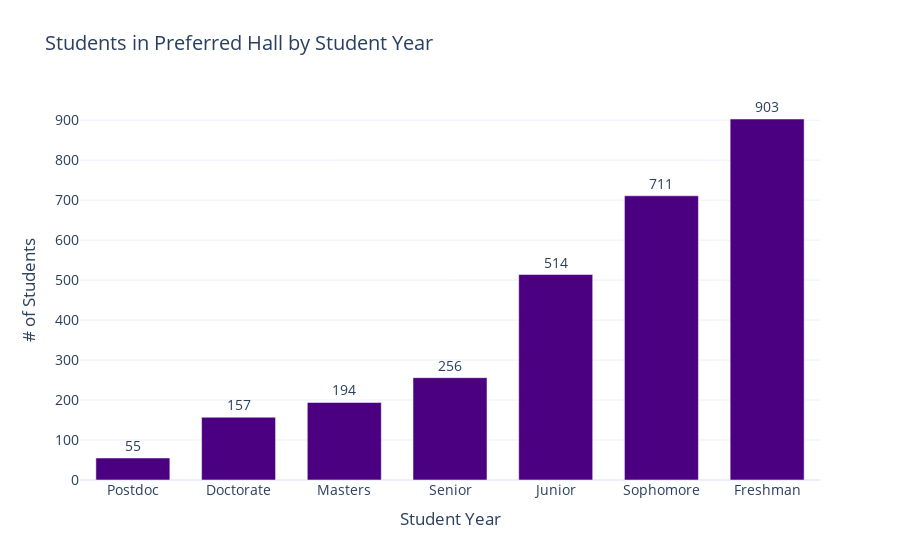

Notebook cell for this chart:
### Code cell
#data and graphs
import plotly.graph_objects as go

levels = [
    "Postdoc", "Doctorate", "Masters", "Senior", "Junior", "Sophomore", "Freshman"
]
values = [
    total_in_preferred_hall_post_doc,
    total_in_preferred_hall_doctorate,
    total_in_preferred_hall_masters,
    total_in_preferred_hall_senior,
    total_in_preferred_hall_junior,
    total_in_preferred_hall_sophomore,
    total_in_preferred_hall_freshman
]

fig = go.Figure(
    data=[
        go.Bar(
            x=levels,
            y=values,
            marker_color="indigo",
            text=values,
            textposition="outside",
        )
    ]
)

fig.update_layout(
    title="Students in Preferred Hall by Student Year",
    xaxis_title="Student Year",
    yaxis_title="# of Students",
    template="plotly_white",
    font=dict(size=14),
    bargap=0.3,
)

fig.show()

### Figure 1 — Plotly figure (JSON) as saved in the notebook; plotly's stock layout.template omitted (floating-point values rounded to 4 significant figures)
{"data": [{"marker": {"color": "indigo"}, "text": ["55", "157", "194", "256", "514", "711", "903"], "textposition": "outside", "type": "bar", "x": ["Postdoc", "Doctorate", "Masters", "Senior", "Junior", "Sophomore", "Freshman"], "y": [55, 157, 194, 256, 514, 711, 903]}], "layout": {"bargap": 0.3, "font": {"size": 14}, "title": {"text": "Students in Preferred Hall by Student Year"}, "xaxis": {"title": {"text": "Student Year"}}, "yaxis": {"title": {"text": "# of Students"}}}}
